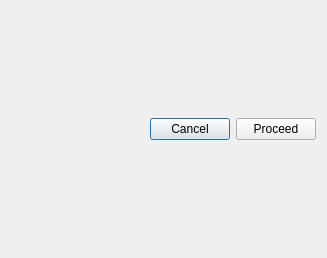
<?xml version="1.0" encoding="UTF-8"?>
<ui version="4.0">
 <class>DataInput</class>
 <widget class="QDialog" name="DataInput">
  <property name="geometry">
   <rect>
    <x>0</x>
    <y>0</y>
    <width>327</width>
    <height>258</height>
   </rect>
  </property>
  <property name="sizePolicy">
   <sizepolicy hsizetype="Minimum" vsizetype="Minimum">
    <horstretch>0</horstretch>
    <verstretch>0</verstretch>
   </sizepolicy>
  </property>
  <property name="windowTitle">
   <string>Dialog</string>
  </property>
  <layout class="QGridLayout" name="gridLayout_2">
   <item row="1" column="0">
    <layout class="QHBoxLayout" name="horizontalLayout">
     <property name="sizeConstraint">
      <enum>QLayout::SetMinimumSize</enum>
     </property>
     <item>
      <spacer name="horizontalSpacer">
       <property name="orientation">
        <enum>Qt::Horizontal</enum>
       </property>
       <property name="sizeType">
        <enum>QSizePolicy::Expanding</enum>
       </property>
       <property name="sizeHint" stdset="0">
        <size>
         <width>40</width>
         <height>20</height>
        </size>
       </property>
      </spacer>
     </item>
     <item>
      <widget class="QPushButton" name="buttonCancel">
       <property name="text">
        <string>Cancel</string>
       </property>
      </widget>
     </item>
     <item>
      <widget class="QPushButton" name="buttonProceed">
       <property name="text">
        <string>Proceed</string>
       </property>
      </widget>
     </item>
    </layout>
   </item>
   <item row="0" column="0">
    <layout class="QGridLayout" name="mainLayout">
     <property name="sizeConstraint">
      <enum>QLayout::SetMinimumSize</enum>
     </property>
     <item row="1" column="0">
      <layout class="QFormLayout" name="formLayout"/>
     </item>
    </layout>
   </item>
  </layout>
 </widget>
 <resources/>
 <connections/>
</ui>
